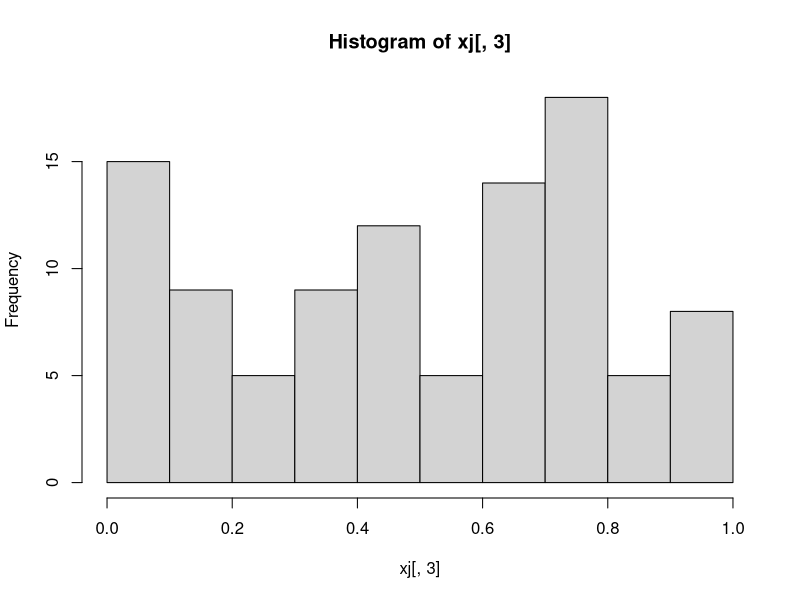

Source code (R):
#Nanik Suryani B2A020014
#Multiplicative RNG

#a=35,z0=11123,m=138,n=100

multiplicative_RNG<-function(a,z0,m,n) {
  xj<-matrix(NA,n,3)
  colnames(xj)<-c("aZ","Xj","Uj")
  for (j in 1:n)
  {
    xj[j,1]<-(a*z0)
    xj[j,2]<-xj[j,1]%%m
    xj[j,3]<-xj[j,2]/m
    z0<-xj[j,2]
  }
  hist(xj[,3]) 
  View(xj)
}
multiplicative_RNG(35,11123,138,100)